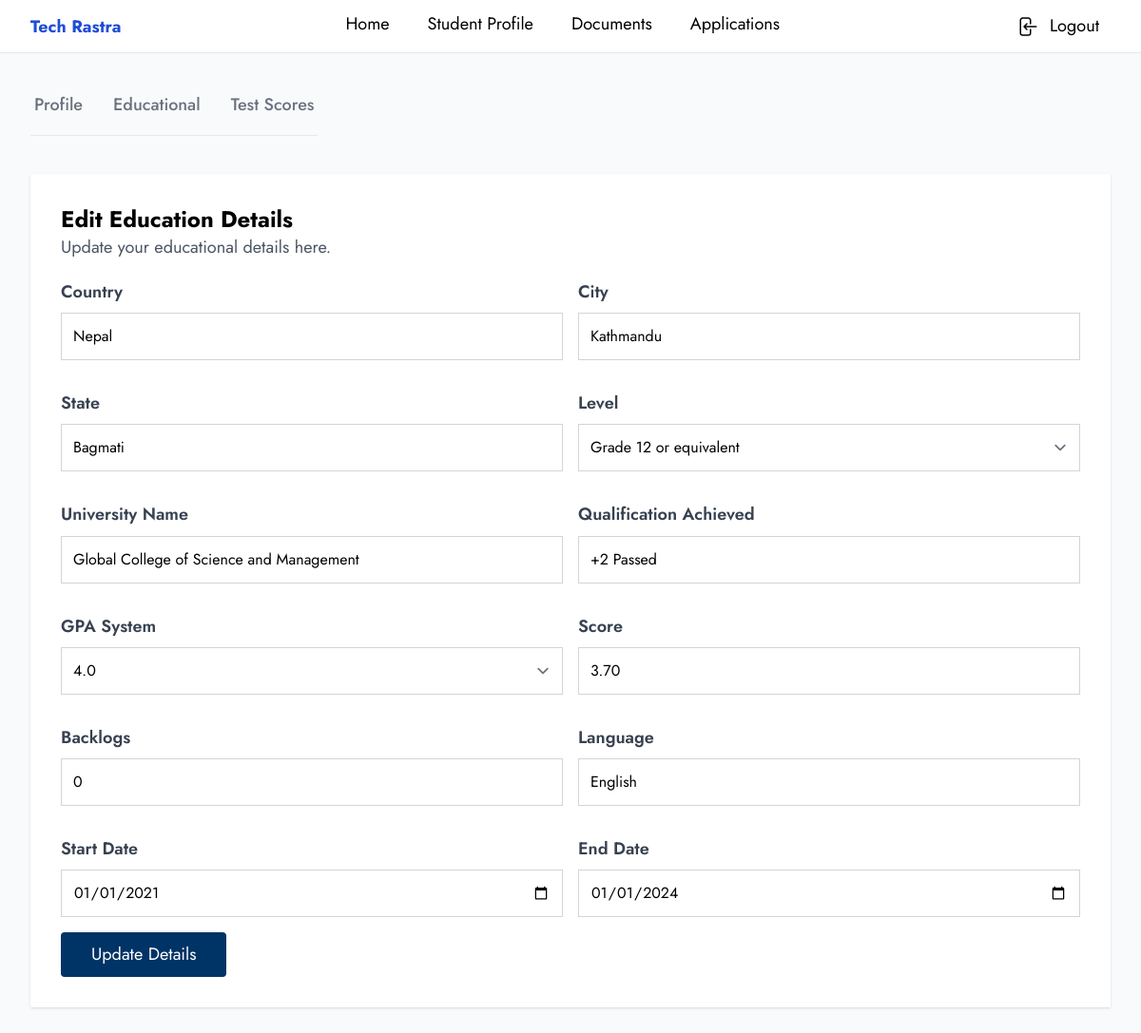
Page /student/profile/education/edit/3 (signed in) on the committed database.
### users/models.py (models this page shows, shortened)
class Consultancy(models.Model):
    STATUS_CHOICES = (
        ("pending", "Pending"),
        ("approved", "Approved"),
        ("rejected", "Rejected"),
    )
    STATE_CHOICES = (
        ("Province 1", "Province 1"),
        ("Province 2", "Province 2"),
        ("Bagmati", "Bagmati"),
        ("Gandaki", "Gandaki"),
        ("Lumbini", "Lumbini"),
        ("Karnali", "Karnali"),
        ("Sudurpashchim", "Sudurpashchim"),
    )
    name = models.CharField(max_length=255, unique=True)
    company_email = models.EmailField(max_length=255, unique=True)
    user = models.OneToOneField(
        User,
        on_delete=models.CASCADE,
        related_name="consultancy",
    )
    slug = models.SlugField(max_length=255, unique=True, blank=True)
    logo = models.ImageField(upload_to="consultancy", null=True, blank=True)
    website = models.URLField(max_length=255, null=True, blank=True)
    address = models.CharField(max_length=255)
    city = models.CharField(max_length=100)
    zip_code = models.CharField(max_length=10)
    state = models.CharField(max_length=100, choices=STATE_CHOICES)
    country = models.CharField(max_length=100)
    phone = models.CharField(max_length=15)
    whatsapp = models.CharField(max_length=15, null=True, blank=True)
    status = models.CharField(max_length=100, choices=STATUS_CHOICES, default="pending")
    created_at = models.DateTimeField(default=timezone.now)
    updated_at = models.DateTimeField(default=timezone.now)
    class Meta:
        db_table = "consultancy"
        verbose_name_plural = "Consultancies"

### student/models.py (models this page shows, shortened)
class Education(models.Model):
    LEVEL_CHOICES = (
        ("grade 12 or equivalent", "Grade 12 or equivalent"),
        ("undergraduate", "Undergraduate"),
        ("postgraduate", "Postgraduate"),
    )
    GPA_SYSTEM_CHOICES = (
        ("4.0", "4.0"),
        ("5.0", "5.0"),
        ("7.0", "7.0"),
        ("10.0", "10.0"),
        ("100.0", "100.0"),
    )
    country = models.CharField(max_length=100)
    city = models.CharField(max_length=100)
    state = models.CharField(max_length=100)
    level = models.CharField(max_length=50, choices=LEVEL_CHOICES)
    university_name = models.CharField(max_length=255)
    qualification_achieved = models.CharField(max_length=255)
    gpa_system = models.CharField(max_length=10, choices=GPA_SYSTEM_CHOICES)
    score = models.DecimalField(max_digits=5, decimal_places=2)
    backlogs = models.PositiveIntegerField(null=True, blank=True, default=0)
    language = models.CharField(max_length=100)
    start_date = models.DateField()
    end_date = models.DateField()
    user = models.ForeignKey(User, on_delete=models.CASCADE, related_name="education")
    created_at = models.DateTimeField(auto_now_add=True)
    updated_at = models.DateTimeField(auto_now=True)
    class Meta:
        db_table = "education"
        verbose_name_plural = "Education"
        unique_together = ("user", "level")

### student/views.py (the view)
@login_required(login_url="login")
def edit_education(request, pk):
    if request.user.role != "student":
        messages.error(request, "You are not authorized to view this page.")
        return redirect("error")
    education = Education.objects.filter(id=pk).first()
    if not education:
        messages.error(request, "Education not found.")
        return redirect("student_profile_educational")
    form = EducationForm(request.POST or None, instance=education)
    if request.method == "POST" and form.is_valid():
        form.save()
        messages.success(request, "Education updated successfully.")
        return redirect("student_profile_educational")
    return render(request, "student/edit_education.html", {"form": form})

### users/context.py (called while the page is built)
def consultancy(request):
    is_profile_complete = False
    if request.user.is_authenticated:
        if request.user.role == "consultancy":
            consultancy = request.user.role == "consultancy"
            is_profile_complete = Consultancy.objects.filter(user=request.user).exists()
            return {
                "consultancy": consultancy,
                "is_profile_complete": is_profile_complete,
            }
        elif request.user.role == "student":
            consultancy = request.user.associated_with
            return {
                "student_consultancy": consultancy,
            }
    return {
        "consultancy": None,
        "is_profile_complete": False,
        "student_consultancy": None,
    }

### templates/student/edit_education.html (shortened to what this page needs)
{% extends 'base/profile_base.html' %}
{% block content %}
<div class="container mx-auto my-4">
    <div class="my-10">
        <div class="mt-8">
            {% include 'common/profile_tabs.html' %}
        </div>
    </div>
    <div class="bg-white w-full shadow p-5 md:p-8 my-10">
        <div class="mb-5">
            <h1 class="text-2xl font-bold">Edit Education Details</h1>
            <p class="text-gray-600">
                Update your educational details here.
            </p>
        </div>
        <form method="POST" enctype="multipart/form-data" novalidate>
            <div class="grid grid-cols-1 md:grid-cols-2 xl:grid-cols-3 gap-4">
                {% for field in form %}
                <div class="mb-4">
                    <label for="{{ field.id_for_label }}" class="block text-gray-700 font-semibold mb-2">
                        {{ field.label }}
                    </label>
                    {{ field }}
                </div>
                {% endfor %}
            </div>
            <button type="submit" class="btn__primary">Update Details</button>
        </form>
    </div>
</div>
{% endblock %}

### templates/common/profile_navbar.html (shortened to what this page needs)
<header class="bg-white shadow-xl border-b">
    <nav class="container mx-auto flex items-center justify-between">
        <div><span class="text-lg font-bold text-blue-700">{{student_consultancy.name}}</span></div>
        <div class="hidden md:flex justify-center gap-10">
            <a href="{% url 'student_home' %}"
                class="cursor-pointer py-3 border-b-4 {% if request.resolver_match.url_name == 'student_home' %} border-b-blue-700  {% else %} border-b-white {% endif %}">
                Home</a>
            <a href="{% url 'student_profile' %}"
                class="cursor-pointer py-3 border-b-4 {% if request.resolver_match.url_name == 'student_profile' or request.resolver_match.url_name == 'student_profile_educational' or request.resolver_match.url_name == 'student_profile_test_scores' %} border-b-blue-700  {% else %} border-b-white {% endif %}">
                Student Profile</a>
            <a href="{% url 'student_documents' %}"
                class="cursor-pointer py-3 border-b-4 {% if request.resolver_match.url_name == 'student_documents' %} border-b-blue-700  {% else %} border-b-white {% endif %}">
                Documents</a>
            <a href="{% url 'student_applications' %}"
                class="cursor-pointer py-3 border-b-4 {% if request.resolver_match.url_name == 'student_applications' %} border-b-blue-700  {% else %} border-b-white {% endif %}">
                Applications</a>
        </div>
        <div>
            <div>
                <a href="{% url 'logout' %}" class="flex items-center gap-3 p-3">
                    <span class="hidden md:inline">Logout</span>
                </a>
            </div>
        </div>
    </nav>
</header>

### rows in the picture
Consultancy: name "Tech Rastra"
Education: form "Nepal" "Kathmandu" "Bagmati" "Grade 12 or equivalent" "Global College of Science and Management" "+2 Passed" "4.0" "3.70" "0" "English" "01/01/2021" "01/01/2024"

### other values in the picture
{{ field.label }} "Country" "City" "State" "Level" "University Name" "Qualification Achieved" "GPA System" "Score" "Backlogs" "Language" "Start Date" "End Date"
